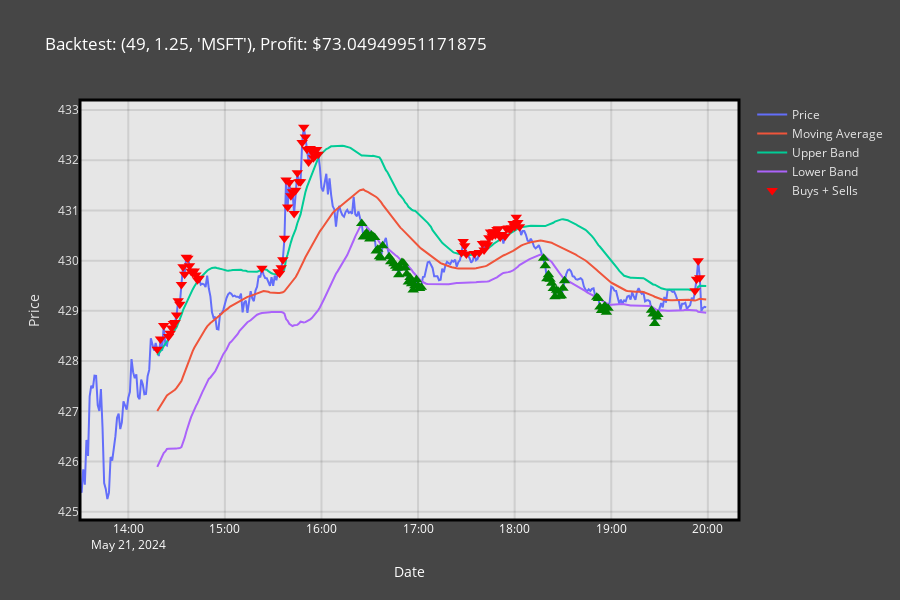

The code cell stored with this chart in its notebook:
### Markdown cell above
## **_BBands Workspace_**

### Code cell
# Gathering data
price = Data(["AAPL", "AMZN", "MSFT", "PLTR", "SOFI"], "1m", dt.datetime(year=2024, month=5, day=21), dt.datetime(year=2024, month=5, day=22))

# Backtesting
BBsignals, BBportfolio = BBands_Backtest(price, [14, 21, 28, 35, 42, 49], [1, 1.25, 1.5, 1.75, 2, 2.25, 2.5], BBands_Vbt_Indicator, 100000)

# Plotting
BBands_Plotting(BBsignals, BBportfolio, BBportfolio.total_return().idxmax())

### Figure 1 — Plotly figure (JSON) as saved in the notebook; plotly's stock layout.template omitted (floating-point values rounded to 4 significant figures; data arrays with more than 128 entries replaced by an {"elided": "..."} marker saying what was removed)
{"data": [{"hovertext": {"elided": "388 str values"}, "mode": "lines", "name": "Price", "type": "scatter", "x": {"elided": "388 str values"}, "y": {"elided": "388 float values"}}, {"mode": "lines", "name": "Moving Average", "type": "scatter", "x": {"elided": "388 str values"}, "y": {"elided": "388 float values"}}, {"mode": "lines", "name": "Upper Band", "type": "scatter", "x": {"elided": "388 str values"}, "y": {"elided": "388 float values"}}, {"mode": "lines", "name": "Lower Band", "type": "scatter", "x": {"elided": "388 str values"}, "y": {"elided": "388 float values"}}, {"marker": {"color": {"elided": "145 str values"}, "size": 10, "symbol": {"elided": "145 str values"}}, "mode": "markers", "name": "Buys + Sells", "type": "scatter", "x": {"elided": "145 str values"}, "y": {"elided": "145 float values"}}], "layout": {"height": 600, "legend": {"font": {"color": "rgba(230,230,230,1)"}}, "paper_bgcolor": "rgba(70,70,70,1)", "plot_bgcolor": "rgba(230,230,230,1)", "shapes": [{"line": {"color": "black", "width": 3}, "type": "rect", "x0": 0, "x1": 1, "xref": "paper", "y0": 0, "y1": 1, "yref": "paper"}], "title": {"font": {"color": "white"}, "text": "Backtest: (49, 1.25, 'MSFT'), Profit: $73.04949951171875"}, "xaxis": {"gridcolor": "rgba(0,0,0,0.1)", "gridwidth": 2, "tickfont": {"color": "white"}, "title": {"font": {"color": "white"}, "text": "Date"}}, "yaxis": {"gridcolor": "rgba(0,0,0,0.1)", "gridwidth": 2, "tickfont": {"color": "rgba(230,230,230,1)"}, "title": {"font": {"color": "rgba(230,230,230,1)"}, "text": "Price"}}}}
